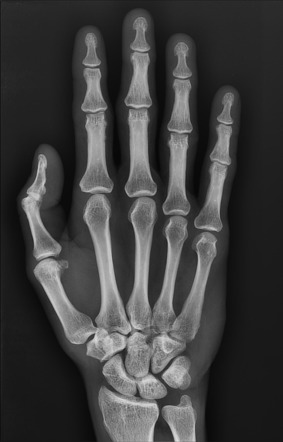
#> input picture Edge_Detection/assets/hand_ct.jpeg, 283 x 442 px
$ python edge_detection.py
#> lines starting #> are read from the running program, lines starting #| are printed output that depends on the picture; after the words box and inside, x2 and y2 are one past the last pixel; in counts of white or black regions, pixels touching at a corner belong together
import cv2 as cv
import numpy as np
import logging

class EdgeDetection:
    def __init__(self, image_path):
        self.image_path = image_path
        self.image = self._read_image()
        self.sobel_kernel_x = np.array([[-1, 0, 1],
                                        [-2, 0, 2],
                                        [-1, 0, 1]], dtype=np.float32)

        self.sobel_kernel_y = np.array([[-1, -2, -1],
                                        [0, 0, 0],
                                        [1, 2, 1]], dtype=np.float32)

        self.gaussian_kernel = self.generate_gaussian_kernel(kernel_size=5, sigma=4.0)
        # self.gaussian_kernel = np.array([[1,4,7,4,1],
        #                              [4,16,26,16,4],
        #                              [7,26,41,26,7],
        #                              [4,16,26,16,4],
        #                              [1,4,7,4,1]], dtype=np.float32)
        # self.gaussian_kernel /= np.sum(self.gaussian_kernel)

    def _read_image(self):
        image = cv.imread(self.image_path, cv.IMREAD_GRAYSCALE)
#> image is the input picture: shape (442, 283); min 5, max 223, mean 62.1
        if image is None:
            logging.error(f"Failed to load image from {self.image_path}.")
        return image

    def threshold(self, image, threshold: int):
        if image is None:
            logging.warning("No image to threshold :(")
            return None

        return np.where(image >= threshold, 255, 0).astype(np.uint8)

    def display_image(self, image, image_name: str):
        if image is None:
            logging.warning("No image to show :(")
            return

        # Invert image to display 0 as white and 255 as black
        inverted_image = 255 - image

        cv.imshow(image_name, inverted_image)

    def generate_gaussian_kernel(self, kernel_size=5, sigma=1.0):
#> called with kernel_size = 5, sigma = 4
        k = kernel_size // 2
        kernel = np.zeros((kernel_size, kernel_size), dtype=np.float32)

        for y in range(-k, k + 1):
            for x in range(-k, k + 1):
                exponent = -(x ** 2 + y ** 2) / (2 * sigma ** 2)
                kernel[y + k, x + k] = (1 / (2 * np.pi * sigma ** 2)) * np.exp(exponent)

        kernel /= np.sum(kernel)  # Normalize
        return kernel

    # Trivial way to do convolution
    def convolution_trivial_way(self, image, kernel):
        kernel_height, kernel_width = kernel.shape
        image_height, image_width = image.shape

        kh = kernel_height // 2
        kw = kernel_width // 2

        kernel = np.flipud(kernel)
        kernel = np.fliplr(kernel)

        output = np.zeros((image_height, image_width))

        # Start from kh, kw and subtract them to skip the borders
        for ix in range(kh, image_height - kh):
            for iy in range(kw, image_width - kw):
                sum = 0
                for kx in range(kernel_height):
                    for ky in range(kernel_width):
                        sum += image[ix + kx - kh, iy + ky - kw] * kernel[kx, ky]
                output[ix, iy] = sum

        return output

    def convolution(self, image, kernel, is_kernel_mode=False):
#> called with kernel = array of shape (3, 3), is_kernel_mode = False
        if image is None or kernel is None:
            logging.warning("No input for convolution")
            return None

        image_height, image_width = image.shape
#> image_height = 442; image_width = 283
        kernel_height, kernel_width = kernel.shape

        # Flip the kernel for correct convolution
        kernel = np.flipud(kernel)
        kernel = np.fliplr(kernel)

        if is_kernel_mode:
            # Full convolution (used for kernel * kernel)
            output_height = image_height + kernel_height - 1
            output_width = image_width + kernel_width - 1
            output = np.zeros((output_height, output_width), dtype=np.float32)

            # Pad image to cover all kernel positions
            image = np.pad(image, ((kernel_height - 1, kernel_height - 1), (kernel_width - 1, kernel_width - 1)),
                           mode='constant', constant_values=0)

            for ix in range(output_height):
                for iy in range(output_width):
                    # Extract the region of the image under the kernel
                    # (extract the # of rows & columns centered at (ix, iy), extending by half the kernel size )
                    region = image[ix:ix + kernel_height, iy:iy + kernel_width]
                    output[ix, iy] = np.sum(region * kernel)
        else:
            output = np.zeros((image_height, image_width), dtype=np.float32)

            kh = kernel_height // 2
            kw = kernel_width // 2

            for ix in range(kh, image_height - kh):
                for iy in range(kw, image_width - kw):
                    region = image[ix - kh: ix + kh + 1, iy - kw: iy + kw + 1]
                    output[ix, iy] = np.sum(region * kernel)

        return output

    def sobel_edge_detection(self, threshold):
        sobel_x = self.convolution(self.image, self.sobel_kernel_x)
        sobel_y = self.convolution(self.image, self.sobel_kernel_y)
#> call 2 of convolution, with kernel = array of shape (3, 3), is_kernel_mode = False
#> after the loop in convolution (call 2), `for ix in range(kh, image_height - kh):`:
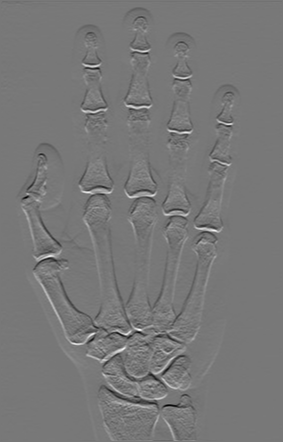
#> output: shape (442, 283) float32; min -473, max 531, mean -0.3; drawn with min black and max white
        sobel_magnitude = np.sqrt(np.square(sobel_x) + np.square(sobel_y))
        thresholded = self.threshold(sobel_magnitude, threshold)
#> in threshold, `return np.where(image >= threshold, 255, 0).astype(np.uint8)`:
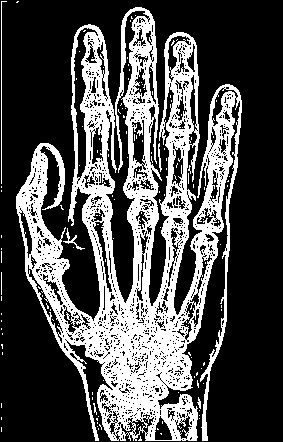
#> returned value: shape (442, 283); 30.9% white; 143 white regions (136 under 20 px), largest, box (x1, y1, x2, y2) and area: (16, 7, 242, 441) 37820, (1, 1, 7, 184) 188, (63, 228, 85, 250) 84
        self.display_image(thresholded, "Sobel Edge Detection")

    def sobel_edge_detection_with_smoothing(self, threshold):
        smoothed_image = self.convolution(self.image, self.gaussian_kernel)
        sobel_x = self.convolution(smoothed_image, self.sobel_kernel_x)
#> call 4 of convolution, with kernel = array of shape (3, 3), is_kernel_mode = False
#> after the loop in convolution (call 4), `for ix in range(kh, image_height - kh):`:
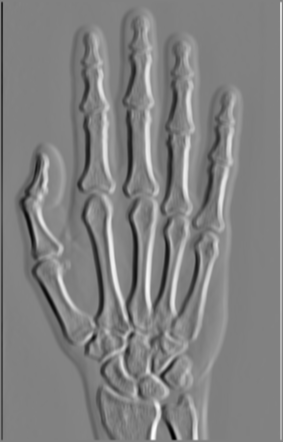
#> output: shape (442, 283) float32; min -257, max 249.9, mean 0; drawn with min black and max white
        sobel_y = self.convolution(smoothed_image, self.sobel_kernel_y)
#> after the loop in convolution (call 5), `for ix in range(kh, image_height - kh):`:
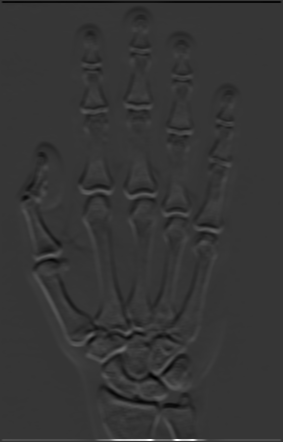
#> output: shape (442, 283) float32; min -209.1, max 775.6, mean 0; drawn with min black and max white
        sobel_magnitude = np.sqrt(np.square(sobel_x) + np.square(sobel_y))
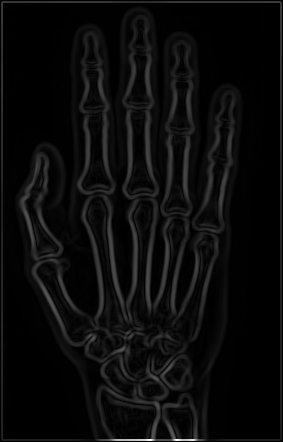
#> sobel_magnitude: shape (442, 283) float32; min 0, max 775.9, mean 34.6; drawn with min black and max white
        thresholded_image = self.threshold(sobel_magnitude, threshold)
#> call 2 of threshold, with threshold = 35
#> in threshold (call 2), `return np.where(image >= threshold, 255, 0).astype(np.uint8)`:
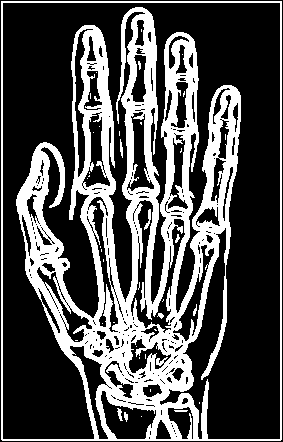
#> returned value: shape (442, 283); 31.3% white; 39 white regions (30 under 20 px), largest, box (x1, y1, x2, y2) and area: (1, 1, 282, 441) 38805, (144, 209, 151, 230) 58, (117, 408, 123, 421) 40
        self.display_image(thresholded_image, "Smoothed Sobel Edge Detection")

        # [8 lines of commented-out code are left out]

    def canny_edge_detection(self, lower_threshold, upper_threshold):
#> called with lower_threshold = 20, upper_threshold = 60
        canny_edge_detection = cv.Canny(self.image, lower_threshold, upper_threshold)
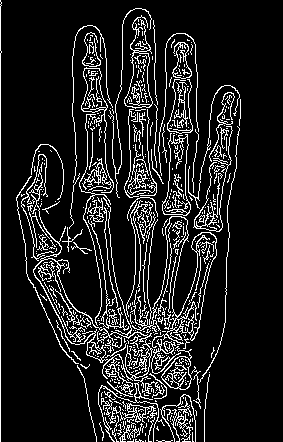
#> canny_edge_detection: shape (442, 283); 12.3% white in thin lines or dots, all inside (x1, y1, x2, y2) = (0, 0, 241, 442)
        self.display_image(canny_edge_detection, "Canny Edge Detection")


if __name__ == "__main__":
    # image = "./assets/flower.png"
    # threshold = 25

    image = "./assets/hand_ct.jpeg"
    threshold = 35

    lower_threshold = 20
    upper_threshold = 60

    edge_detection = EdgeDetection(image)
    edge_detection.sobel_edge_detection(threshold)
    edge_detection.sobel_edge_detection_with_smoothing(threshold)

    edge_detection.canny_edge_detection(lower_threshold, upper_threshold)

    key = cv.waitKey(0)
#> (key Esc is pressed here)
    cv.destroyAllWindows()

$ run again, with Edge_Detection/assets/brain_mri.jpg copied over Edge_Detection/assets/hand_ct.jpeg
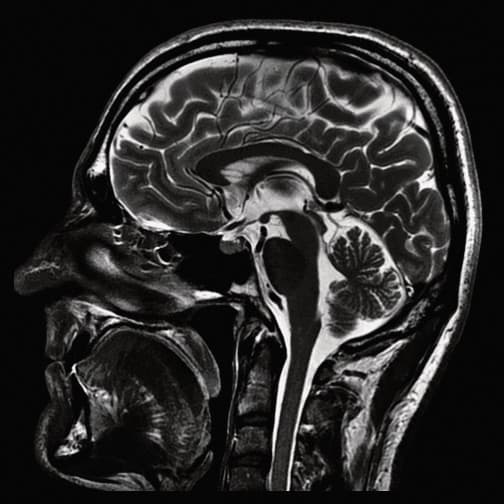
#> input picture Edge_Detection/assets/brain_mri.jpg, 504 x 504 px
#> in threshold, `return np.where(image >= threshold, 255, 0).astype(np.uint8)`:
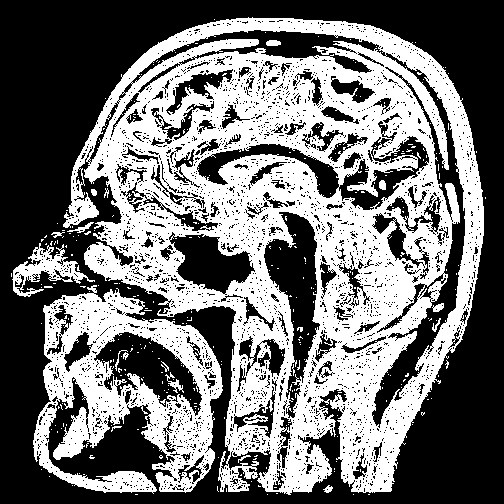
#> returned value: shape (504, 504); 45% white; 354 white regions (335 under 20 px), largest, box (x1, y1, x2, y2) and area: (63, 17, 484, 495) 93067, (33, 285, 223, 494) 18056, (12, 243, 95, 297) 1480
#> inverted_image: shape (504, 504); 58.6% white; 125 black regions (84 under 20 px), largest, box (x1, y1, x2, y2) and area: (68, 17, 485, 494) 87227, (42, 291, 224, 469) 11156, (33, 405, 156, 494) 2352
#> in canny_edge_detection, `canny_edge_detection = cv.Canny(self.image, lower_threshold, upper_thr..`:
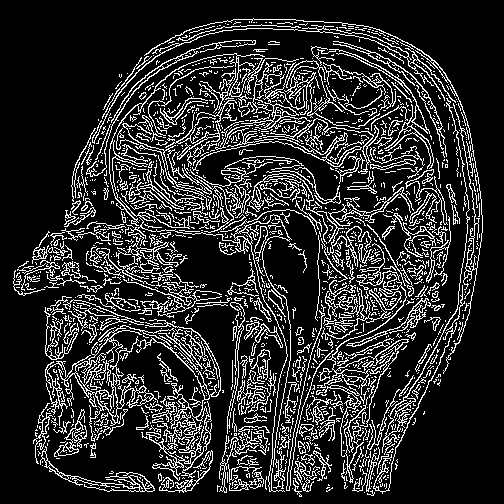
#> canny_edge_detection: shape (504, 504); 17.3% white in thin lines or dots, all inside (x1, y1, x2, y2) = (13, 18, 483, 497)

$ run again, with Edge_Detection/assets/elegant-floral-beauty-stockcake.jpg copied over Edge_Detection/assets/hand_ct.jpeg
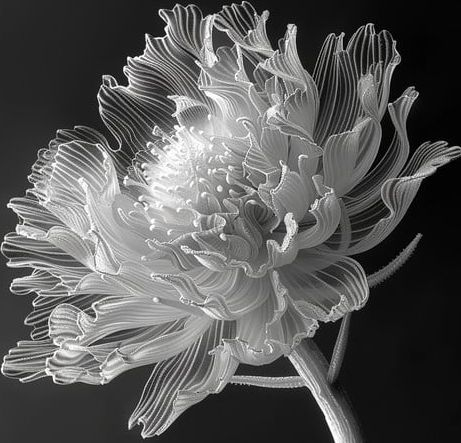
#> input picture Edge_Detection/assets/elegant-floral-beauty-stockcake.jpg, 461 x 443 px
#> in threshold, `return np.where(image >= threshold, 255, 0).astype(np.uint8)`:
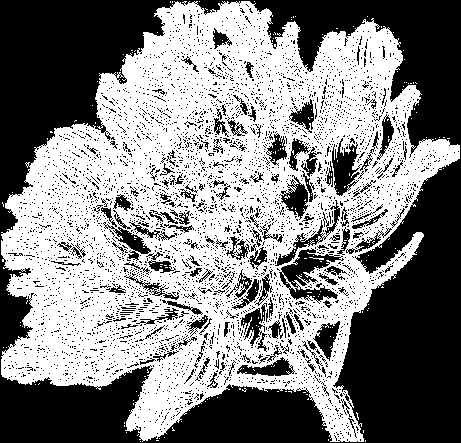
#> returned value: shape (443, 461); 51.9% white; 4459 black regions (4302 under 20 px), largest, box (x1, y1, x2, y2) and area: (0, 0, 461, 443) 73838, (279, 248, 344, 304) 1410, (332, 138, 362, 196) 894
#> inverted_image: shape (443, 461); 61% white; 166 black regions (143 under 20 px), largest, box (x1, y1, x2, y2) and area: (1, 1, 460, 442) 77890, (262, 336, 282, 356) 179, (95, 320, 131, 334) 115
#> in canny_edge_detection, `canny_edge_detection = cv.Canny(self.image, lower_threshold, upper_thr..`:
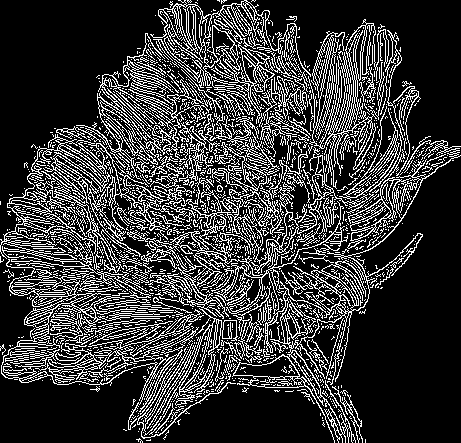
#> canny_edge_detection: shape (443, 461); 22% white in thin lines or dots
#> inverted_image: shape (443, 461); 78% white; black in thin lines or dots
